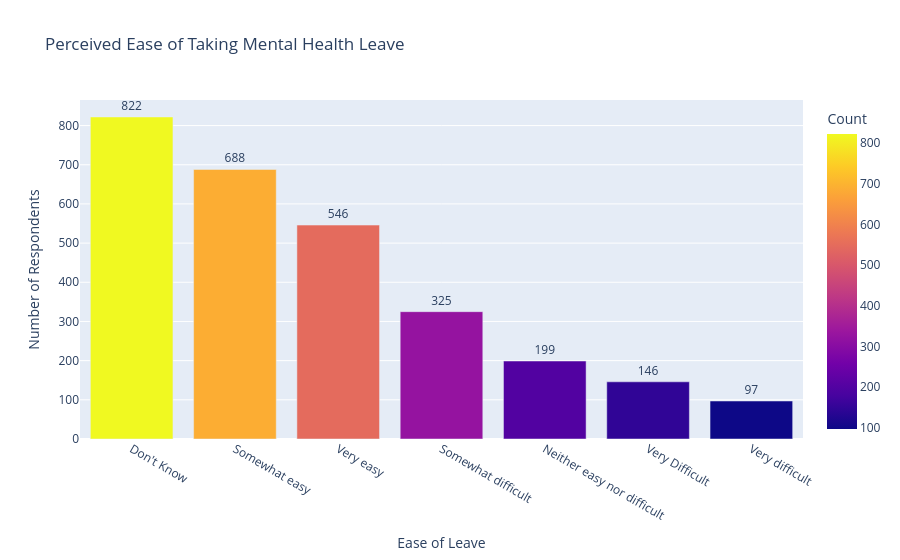

The cell this chart's notebook holds for it:
### Markdown cell above
## Ease of Taking Mental Health Leave

One important indicator of organizational support is how comfortable employees feel taking leave for mental health reasons.

This section explores respondents' perceptions regarding the ease of requesting mental health leave.

### Code cell
leave = (
    df["leave_ease"]
    .value_counts(dropna=False)
    .reset_index()
)

leave.columns = [
    "Ease of Leave",
    "Count"
]

fig = px.bar(
    leave,
    x="Ease of Leave",
    y="Count",
    color="Count",
    text="Count",
    title="Perceived Ease of Taking Mental Health Leave"
)

fig.update_traces(textposition="outside")

fig.update_layout(
    xaxis_title="Ease of Leave",
    yaxis_title="Number of Respondents"
)

fig.show()

### Figure 1 — Plotly figure (JSON) as saved in the notebook; plotly's stock layout.template omitted (floating-point values rounded to 4 significant figures)
{"data": [{"hovertemplate": "Ease of Leave=%{x}<br>Count=%{marker.color}<extra></extra>", "legendgroup": "", "marker": {"color": [822, 688, 546, 325, 259, 199, 146, 97], "coloraxis": "coloraxis", "pattern": {"shape": ""}}, "name": "", "orientation": "v", "showlegend": false, "text": [822.0, 688.0, 546.0, 325.0, 259.0, 199.0, 146.0, 97.0], "textposition": "outside", "type": "bar", "x": ["Don't Know", "Somewhat easy", "Very easy", "Somewhat difficult", null, "Neither easy nor difficult", "Very Difficult", "Very difficult"], "xaxis": "x", "y": [822, 688, 546, 325, 259, 199, 146, 97], "yaxis": "y"}], "layout": {"barmode": "relative", "coloraxis": {"colorbar": {"title": {"text": "Count"}}, "colorscale": [[0, "#0d0887"], [0.1111, "#46039f"], [0.2222, "#7201a8"], [0.3333, "#9c179e"], [0.4444, "#bd3786"], [0.5556, "#d8576b"], [0.6667, "#ed7953"], [0.7778, "#fb9f3a"], [0.8889, "#fdca26"], [1, "#f0f921"]]}, "legend": {"tracegroupgap": 0}, "title": {"text": "Perceived Ease of Taking Mental Health Leave"}, "xaxis": {"anchor": "y", "domain": [0, 1], "title": {"text": "Ease of Leave"}}, "yaxis": {"anchor": "x", "domain": [0, 1], "title": {"text": "Number of Respondents"}}}}
